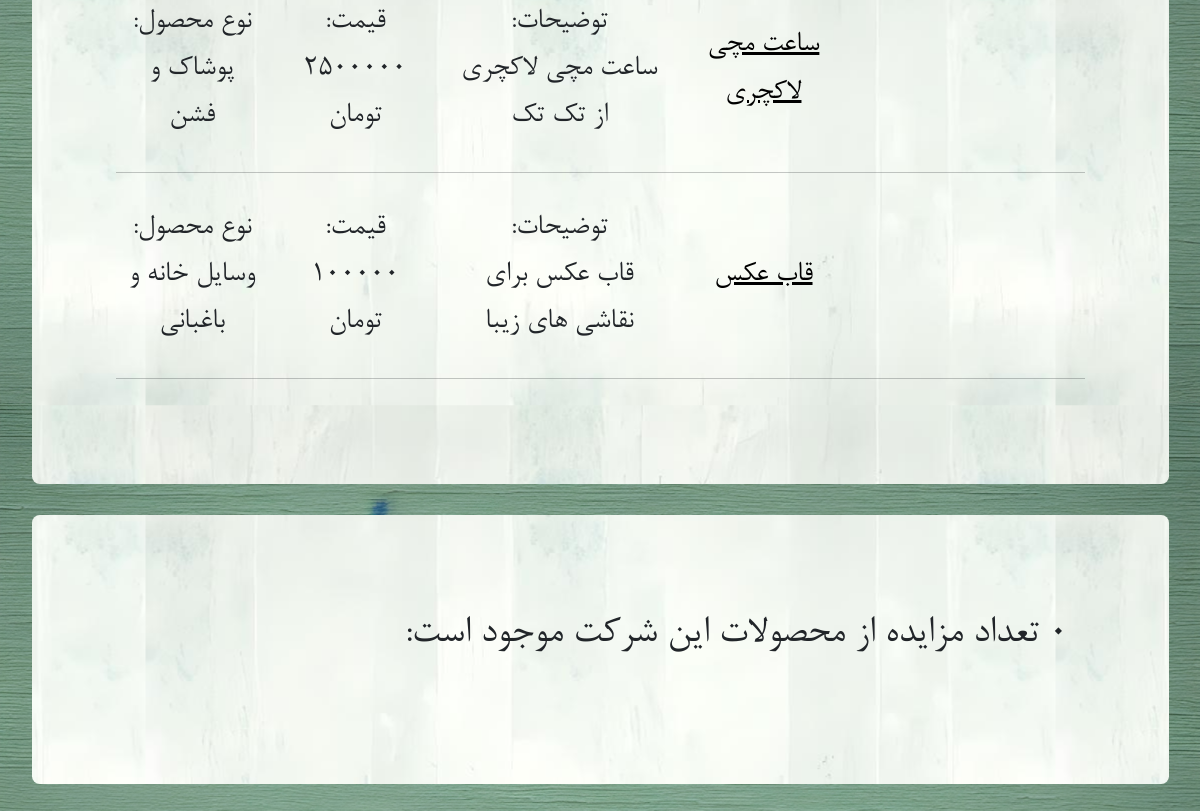
The app's page /company/3/ (lower part), older data.
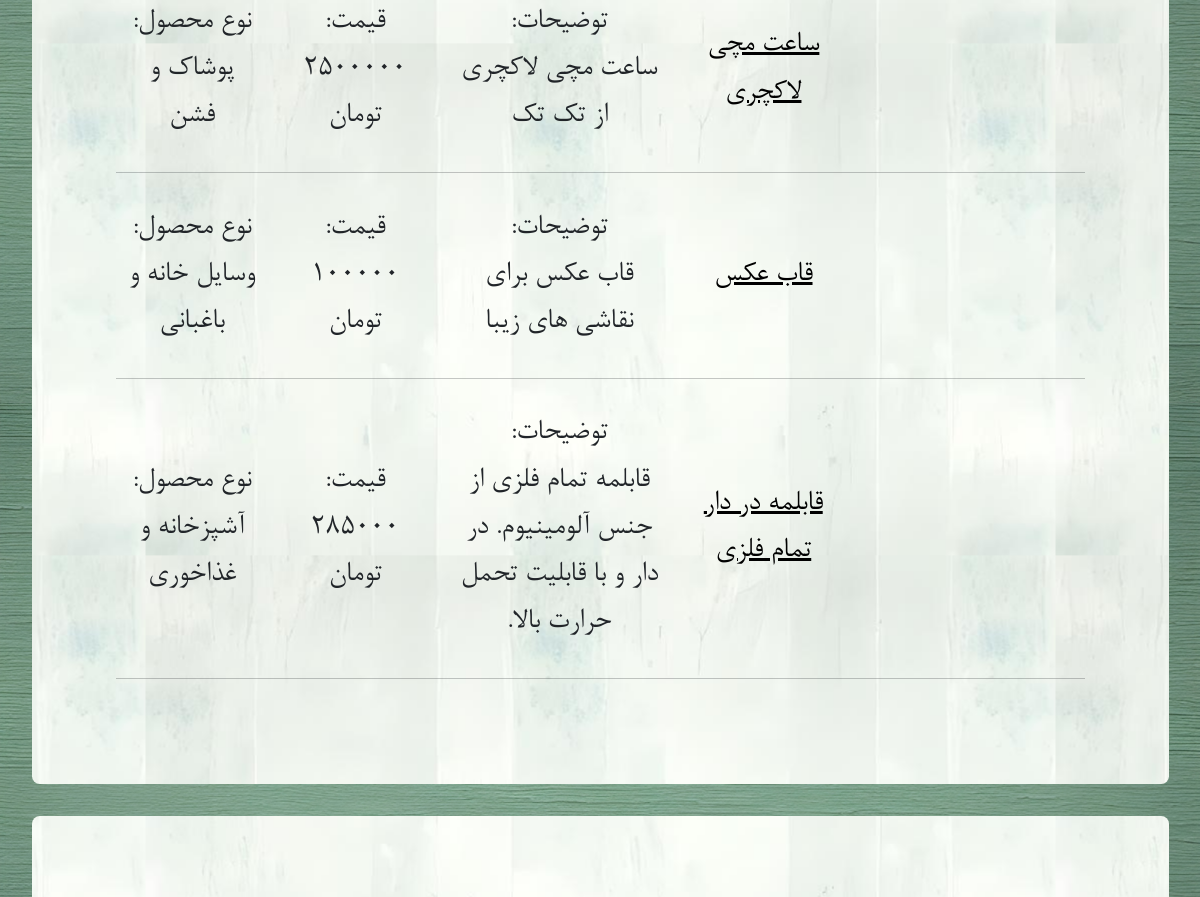
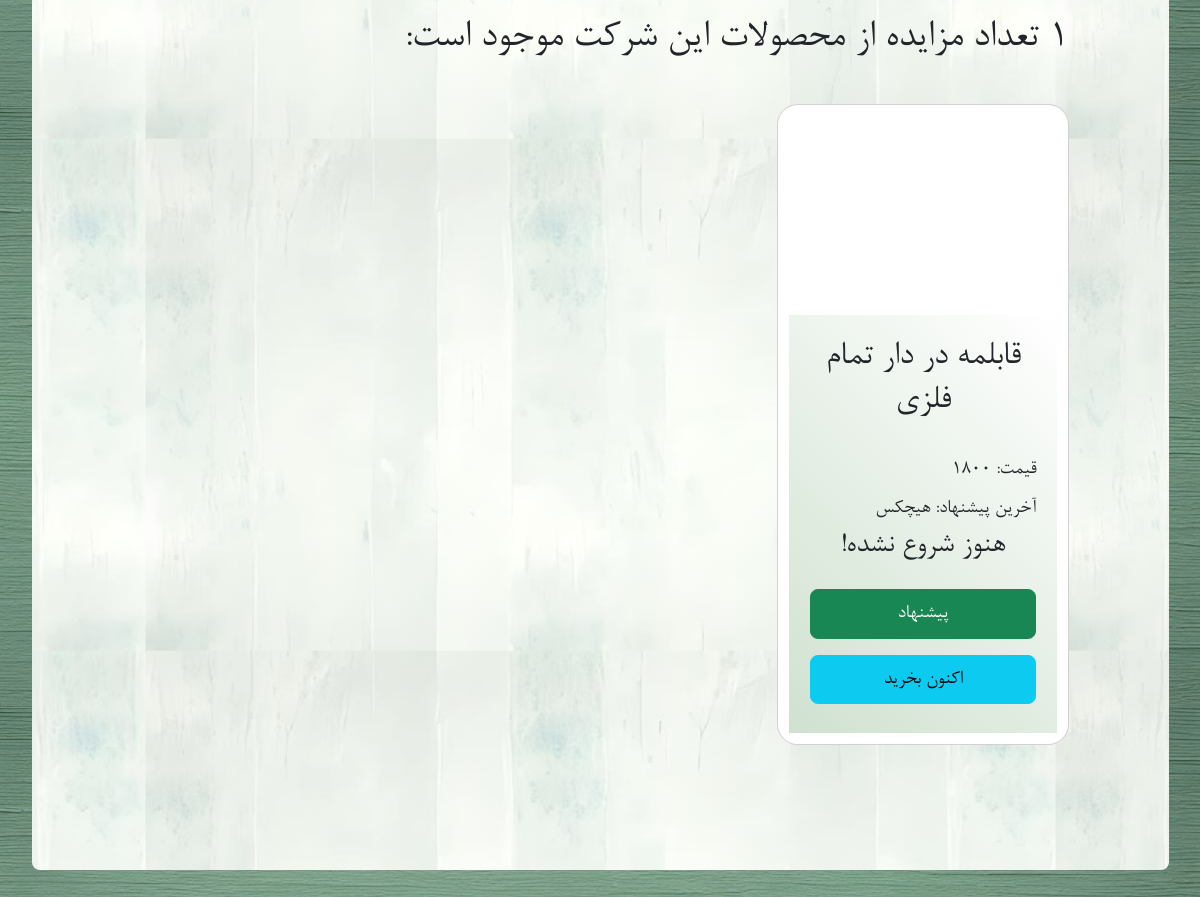
The same page, newer data (2 pictures, top to bottom).
### base/models.py (models this page shows)
class Product(models.Model):
    company = models.ForeignKey(Company, on_delete=models.CASCADE)
    name = models.CharField(max_length=255)
    price = models.DecimalField(max_digits=10, decimal_places=0)
    description = models.TextField(null=True, blank=True)
    category = models.CharField(max_length=50, choices=[(ca.value, ca.name) for ca in Category])
    image = models.ImageField(upload_to="uploads/products/", null=True, blank=True)

class Auction(models.Model):
    product = models.ForeignKey(Product, on_delete=models.CASCADE)
    start_time = models.DateTimeField(default=timezone.now)
    end_time = models.DateTimeField(null=True, blank=True)
    current_price = models.DecimalField(max_digits=10, decimal_places=0)
    bid_duration = models.IntegerField()
    last_bid = models.ForeignKey(Bid, on_delete=models.SET_NULL, null=True, blank=True, related_name="auction_last_bid")
    has_paid = models.BooleanField(default=False)
    class Meta:
        ordering = ['-start_time']

### base/views.py (the view)
# urls.py: path('company/<str:pk>/', views.company, name="company"),
def company(request, pk):
    cmp = Company.objects.get(id=pk)
    products = Product.objects.filter(
        Q(company__id=pk)
    )
    auctions = Auction.objects.filter(Q(product__company__id=pk) &
                                      Q(end_time=None))
    context = {'company': cmp, 'products': products, 'auctions': auctions}
    return render(request, 'base/company.html', context)

### base/templates/base/company.html (shortened to what this page needs)
{% extends "main.html" %}
{% load static %}
{% block content %}
<div class="container mx-auto rounded background_auction">
    {% for p in products %}
    <div class="row fs-4 text-center align-items-center p-2 ">
        <div class="col-3"></div>
        <div class="col-2"><a class="text-black" href=" {% url 'product' p.id %}">{{ p.name }} </a></div>
        <div class="col-3">توضیحات:<br/>{{ p.description }}</div>
        <div class="col-2">قیمت:<br/>{{ p.price }} تومان</div>
        <div class="col-2">نوع محصول:<br/>{{ p.category }}</div>
    </div>
    <hr/>
    {% endfor %}
</div>
<div class="container bg-light m-4 mx-auto rounded background_auction">
    <div class="row justify-content-center rounded d-flex flex-column  m-auto">
        <div style="margin-top: 10px; margin-bottom: 10px;"><h2>{{ auctions.count }} تعداد مزایده از محصولات این شرکت موجود
            است:</h2></span>
            <div style="margin-top: 20px; margin-bottom: 10px;" class="row">
                {% for auction in auctions %}
                {% include "auction-card.html" with auction=auction %}
                {% endfor %}
            </div>
        </div>
    </div>
</div>
{% endblock content %}

### base/templates/auction-card.html (shortened to what this page needs)
{% load static %}
<div class="col-12 col-md-6 col-lg-4 my-3">
  <a class="text-decoration-none text-dark" href="{% url 'auction' auction.id %}">
    <div class="card p-2 mb-4 rounded-4 h-100">
      <div class="card-body auction-card-shade d-flex flex-column align-items-stretch justify-content-between">
        <h3 class="card-title text-center">{{ auction.product.name }}</h3>
        <div class="card-text">
          <div id="{{ auction.id }}-price" class="margin_text">
            قیمت: {{ auction.current_price }}
          </div>
          <div id="{{ auction.id }}-last-bidder" class="=margin_text">
            {% if auction.end_time %}
              برنده:
            {% else %}
              آخرین پیشنهاد:
            {% endif %}
            {% if auction.last_bid %}
            <a href="{% url 'user-profile' auction.last_bid.user.id %}">
              {{ auction.last_bid.user.username }}
            </a>
            {% else %} هیچکس {% endif %}
          </div>
          <h4 id="{{ auction.id }}-time" class="w-100 text-center margin_text">
            {% if not auction.last_bid %}
              هنوز شروع نشده!
            {% elif auction.end_time %}
              فروخته شد!
            {% else %}
              00:00
            {% endif %}
          </h4>
        </div>
        <div class="d-flex flex-column align-items-stretch gap-2 ">
          <form method="post" action="{% url 'create-bid-home' auction.id %}">
            <button
            id="{{ auction.id }}-bid-button"
            class="btn btn-success w-100 "
            type="submit">
              پیشنهاد
            </button>
          </form>
          <form method="post">
                  <button type="submit" class="btn btn-info w-100 double_btn">اکنون بخرید</button>
          </form>
        </div>
      </div>
    </div>
  </a>
</div>

Row changes from the older to the newer data that the page shows:
added Product: name "قابلمه در دار تمام فلزی", description "قابلمه تمام فلزی از جنس آلومینیوم. در دار و با قابلیت تحمل حرارت بالا.", price "285000", category "آشپزخانه و غذاخوری"
added Auction: product.name "قابلمه در دار تمام فلزی", current_price "1800", shows "آخرین پیشنهاد:", shows "هیچکس", shows "هنوز شروع نشده!"
Text that changed along with them:
{{ auctions.count }}: "0" → "1"
